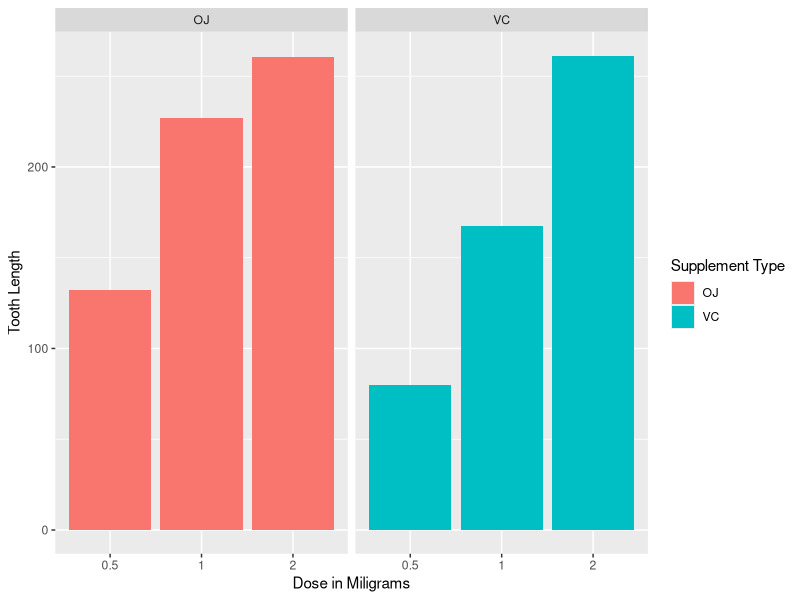

Recreate this plot in R.
## ---- chunk 1
setwd ("E:\\Coursera\\6_Statistical Inference")
## ---- chunk 2
library(datasets)
library(ggplot2)
ggplot(data=ToothGrowth, aes(x=as.factor(dose), y=len, fill=supp)) +
      geom_bar(stat="Identity",) +
      facet_grid(. ~ supp) +
      xlab("Dose in Miligrams") +
      ylab("Tooth Length") +
      guides(fill=guide_legend(title="Supplement Type"))
## ---- chunk 3
fit <- lm(len ~ dose + supp, data=ToothGrowth)
summary(fit)
## ---- chunk 4
confint(fit)
